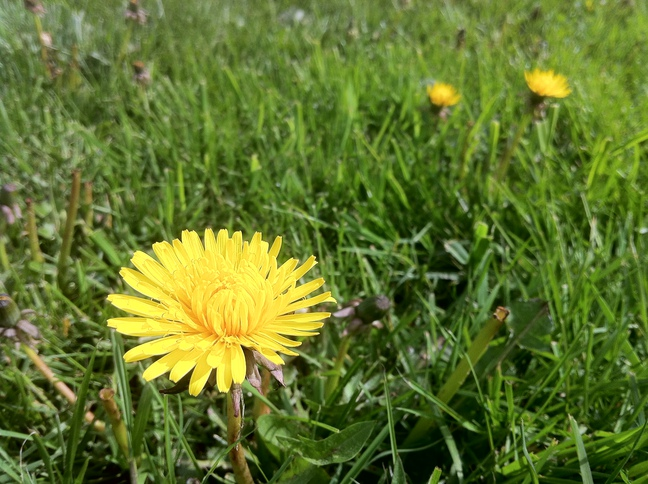
#> input picture dandelion.jpg, 648 x 484 px
$ python -i richardson_lucy.py   (imports and definitions only)
#> lines starting #> are read from the running program, lines starting #| are printed output that depends on the picture; after the words box and inside, x2 and y2 are one past the last pixel; in counts of white or black regions, pixels touching at a corner belong together
import numpy as np
import cv2
from scipy import ndimage
from scipy.ndimage import gaussian_filter
from skimage.restoration import richardson_lucy as rl_deconv


def detect_smooth_regions(img, window_size=15, threshold=0.02):
    from skimage import color

    if img.ndim == 3:
        gray = color.rgb2gray(img)
    else:
        gray = img

    local_std = ndimage.generic_filter(gray, np.std, size=window_size)
    smooth_mask = local_std < threshold
    return smooth_mask


def create_edge_mask(img, canny_low=30, canny_high=100, dilate_size=7):
    img_uint8 = (np.clip(img, 0, 1) * 255).astype(np.uint8)

    edges = cv2.Canny(img_uint8, canny_low, canny_high)
    kernel = np.ones((dilate_size, dilate_size), np.uint8)
    edge_mask = cv2.dilate(edges, kernel, iterations=2)

    return edge_mask / 255.0


def richardson_lucy(blurred_img, iterations=10, sigma=0.0, use_wrap=True, suppress_ringing=True):
#> called with iterations = 10, sigma = 0, use_wrap = True, suppress_ringing = True
    try:
        psf_size = 11
        psf = np.zeros((psf_size, psf_size))
        psf[psf_size // 2, :] = 1

        psf = gaussian_filter(psf, sigma=sigma)
        psf = psf / psf.sum()

        half_iter = max(iterations // 2, 5)

        if blurred_img.ndim == 3:
            initial_result = np.zeros_like(blurred_img)
            for c in range(3):
                if use_wrap:
                    pad_size = psf_size * 2
                    channel_padded = np.pad(blurred_img[:, :, c], pad_size, mode='wrap')
                    deconv_padded = rl_deconv(channel_padded, psf, num_iter=half_iter, clip=False)
                    initial_result[:, :, c] = deconv_padded[pad_size:-pad_size, pad_size:-pad_size]
                else:
                    initial_result[:, :, c] = rl_deconv(blurred_img[:, :, c], psf, num_iter=half_iter, clip=False)
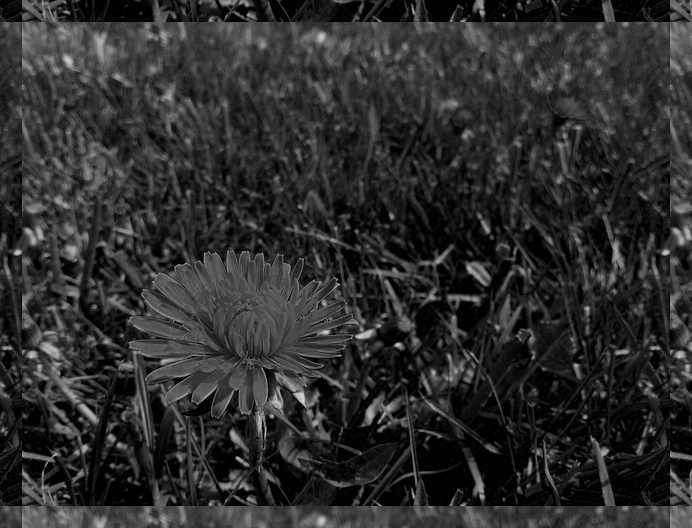
#> channel_padded: shape (528, 692); min 0, max 225, mean 45.4
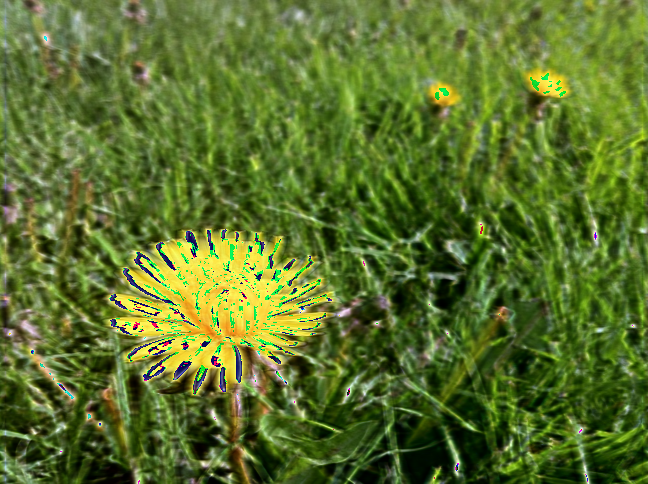
#> initial_result: shape (484, 648, 3); mean R, G, B 91.5, 113.8, 44.2
            initial_result = np.clip(initial_result, 0, 1)
        else:
            if use_wrap:
                pad_size = psf_size * 2
                img_padded = np.pad(blurred_img, pad_size, mode='wrap')
                deconv_padded = rl_deconv(img_padded, psf, num_iter=half_iter, clip=False)
                initial_result = deconv_padded[pad_size:-pad_size, pad_size:-pad_size]
            else:
                initial_result = rl_deconv(blurred_img, psf, num_iter=half_iter, clip=False)
            initial_result = np.clip(initial_result, 0, 1)

        if not suppress_ringing:
            if blurred_img.ndim == 3:
                result = np.zeros_like(blurred_img)
                for c in range(3):
                    if use_wrap:
                        pad_size = psf_size * 2
                        channel_padded = np.pad(blurred_img[:, :, c], pad_size, mode='wrap')
                        deconv_padded = rl_deconv(channel_padded, psf, num_iter=iterations, clip=False)
                        result[:, :, c] = deconv_padded[pad_size:-pad_size, pad_size:-pad_size]
                    else:
                        result[:, :, c] = rl_deconv(blurred_img[:, :, c], psf, num_iter=iterations, clip=False)
                return np.clip(result, 0, 1)
            else:
                if use_wrap:
                    pad_size = psf_size * 2
                    img_padded = np.pad(blurred_img, pad_size, mode='wrap')
                    deconv_padded = rl_deconv(img_padded, psf, num_iter=iterations, clip=False)
                    result = deconv_padded[pad_size:-pad_size, pad_size:-pad_size]
                else:
                    result = rl_deconv(blurred_img, psf, num_iter=iterations, clip=False)
                return np.clip(result, 0, 1)

        edge_mask = create_edge_mask(initial_result)
#> in create_edge_mask, `edges = cv2.Canny(img_uint8, canny_low, canny_high)`:
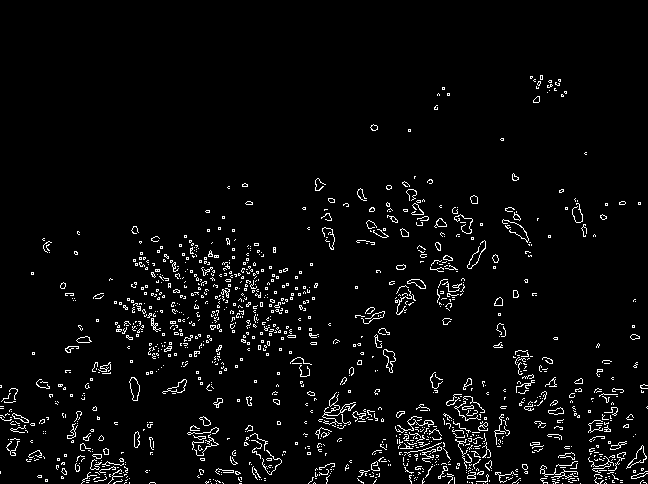
#> edges: shape (484, 648); 3.8% white in thin lines or dots, all inside (x1, y1, x2, y2) = (0, 75, 648, 484)
#> in create_edge_mask, `edge_mask = cv2.dilate(edges, kernel, iterations=2)`:
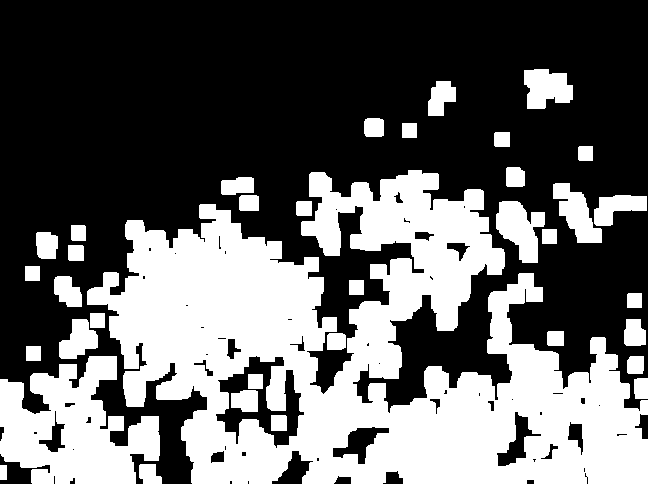
#> edge_mask: shape (484, 648); 39% white; 36 white regions, largest, box (x1, y1, x2, y2) and area: (87, 170, 648, 484) 93478, (0, 356, 160, 484) 12735, (496, 201, 545, 263) 1853
        smooth_mask = detect_smooth_regions(initial_result)
#> in detect_smooth_regions, `smooth_mask = local_std < threshold`: smooth_mask: shape (484, 648) bool; every value is 1

        if blurred_img.ndim == 3:
            second_pass = np.zeros_like(blurred_img)
            for c in range(3):
                if use_wrap:
                    pad_size = psf_size * 2
                    channel_padded = np.pad(blurred_img[:, :, c], pad_size, mode='wrap')
                    deconv_padded = rl_deconv(channel_padded, psf, num_iter=iterations, clip=False)
                    second_pass[:, :, c] = deconv_padded[pad_size:-pad_size, pad_size:-pad_size]
                else:
                    second_pass[:, :, c] = rl_deconv(blurred_img[:, :, c], psf, num_iter=iterations, clip=False)
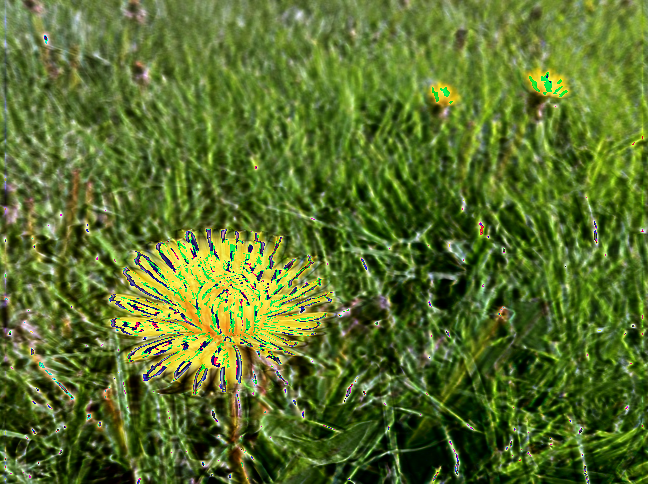
#> second_pass: shape (484, 648, 3); mean R, G, B 89.9, 112.5, 43.9
            second_pass = np.clip(second_pass, 0, 1)
        else:
            if use_wrap:
                pad_size = psf_size * 2
                img_padded = np.pad(blurred_img, pad_size, mode='wrap')
                deconv_padded = rl_deconv(img_padded, psf, num_iter=iterations, clip=False)
                second_pass = deconv_padded[pad_size:-pad_size, pad_size:-pad_size]
            else:
                second_pass = rl_deconv(blurred_img, psf, num_iter=iterations, clip=False)
            second_pass = np.clip(second_pass, 0, 1)

        gradient_strength = 0.3
        smooth_regions = smooth_mask & (edge_mask < 0.3)

        result = second_pass.copy()

        if blurred_img.ndim == 3:
            for c in range(3):
                channel = second_pass[:, :, c]
                filtered = ndimage.median_filter(channel, size=3)
                result[:, :, c][smooth_regions] = (1 - gradient_strength) * channel[smooth_regions] + \
                                                    gradient_strength * filtered[smooth_regions]
                result[:, :, c][edge_mask > 0.5] = initial_result[:, :, c][edge_mask > 0.5]
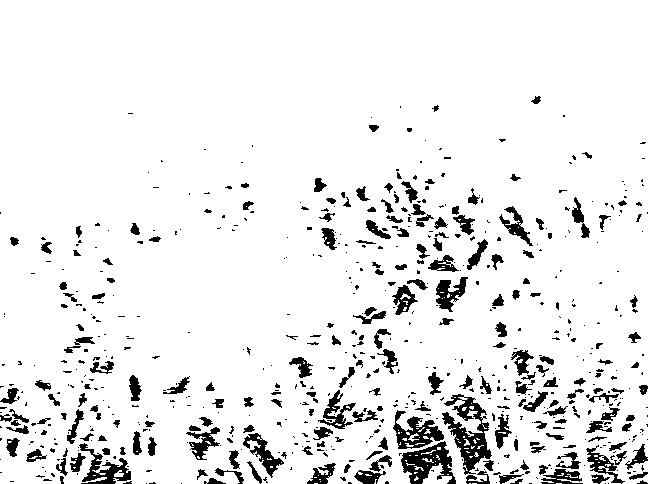
#> channel: shape (484, 648); values 0 (black) and 1 (white), 91.9% white; 650 black regions (439 under 20 px), largest, box (x1, y1, x2, y2) and area: (442, 394, 492, 475) 1586, (401, 441, 456, 484) 1201, (393, 410, 444, 449) 900
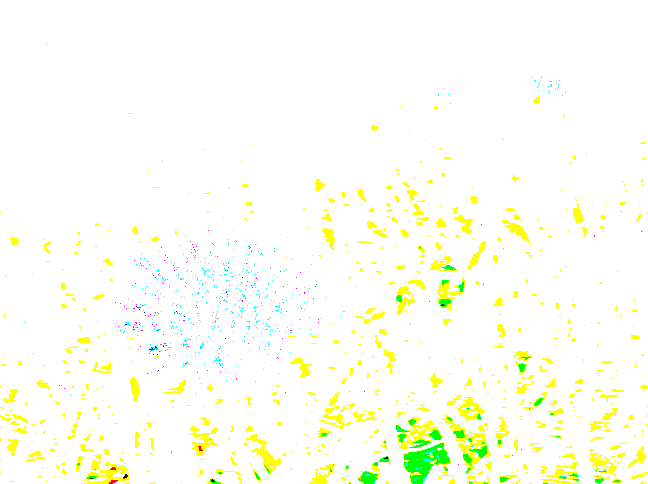
#> result: shape (484, 648, 3); mean R, G, B 0.99, 0.999, 0.948; drawn with 1 as white
        else:
            filtered = ndimage.median_filter(second_pass, size=3)
            result[smooth_regions] = (1 - gradient_strength) * second_pass[smooth_regions] + \
                                      gradient_strength * filtered[smooth_regions]
            result[edge_mask > 0.5] = initial_result[edge_mask > 0.5]

        return np.clip(result, 0, 1)

    except Exception as e:
        print(f"Warning: Richardson-Lucy advanced failed ({e}), returning input")
        return blurred_img

>>> import cv2
>>> picture = cv2.cvtColor(cv2.imread('../dandelion.jpg'), cv2.COLOR_BGR2RGB)
>>> result = richardson_lucy(picture)
